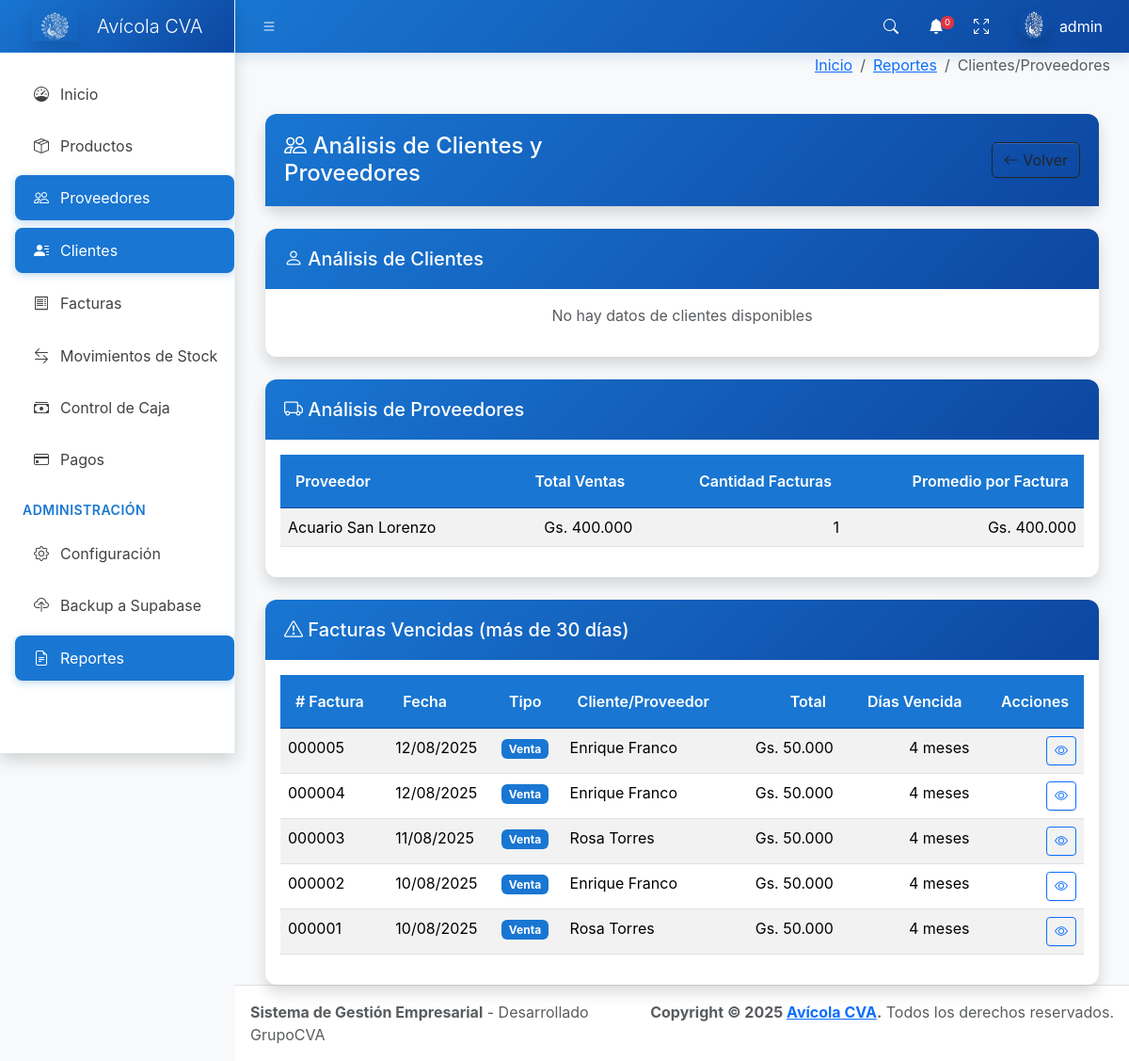
Before: /reportes/clientes-proveedores/ (signed in) with the older database file.
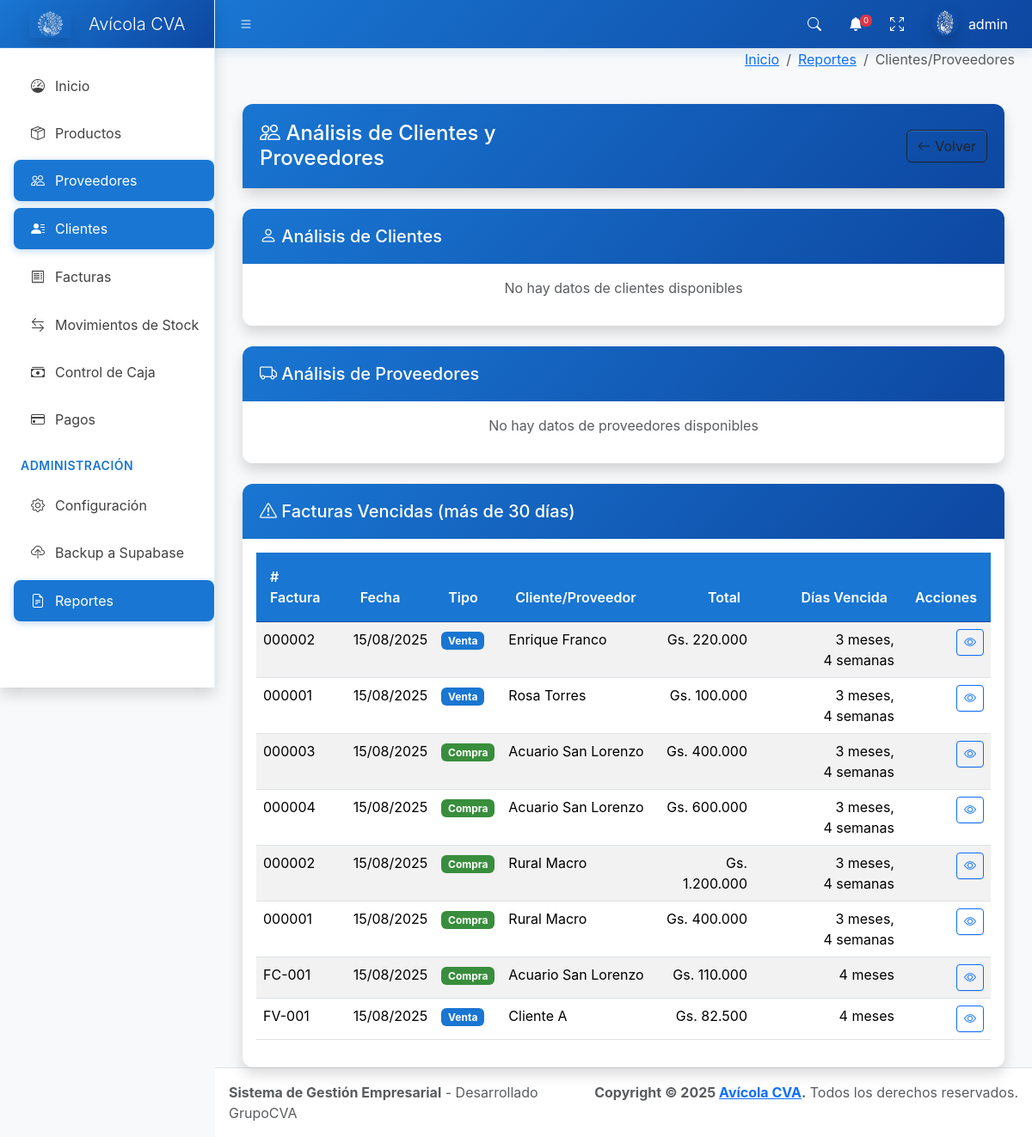
After: the same page with the newer database file.
### core/models.py (models this page shows, shortened)
class Proveedor(models.Model):
    nombre = models.CharField(max_length=200)
    ruc = models.CharField(max_length=20, unique=True)
    direccion = models.TextField()
    telefono = models.CharField(max_length=20)
    email = models.EmailField()
    saldo = models.IntegerField(default=0)
    activo = models.BooleanField(default=True)
    fecha_creacion = models.DateTimeField(auto_now_add=True)
    class Meta:
        verbose_name = 'Proveedor'
        verbose_name_plural = 'Proveedores'
        ordering = ['nombre']

class Factura(models.Model):
    TIPO_CHOICES = [
        ('compra', 'Compra'),
        ('venta', 'Venta'),
    ]
    ESTADO_CHOICES = [
        ('pendiente', 'Pendiente'),
        ('pagada', 'Pagada'),
        ('anulada', 'Anulada'),
    ]
    tipo = models.CharField(max_length=10, choices=TIPO_CHOICES, default='compra')
    numero = models.CharField(max_length=20)
    fecha = models.DateTimeField(default=timezone.now)
    proveedor = models.ForeignKey(Proveedor, on_delete=models.PROTECT, null=True, blank=True)
    cliente = models.ForeignKey(Cliente, on_delete=models.PROTECT, null=True, blank=True)
    subtotal = models.IntegerField()
    iva = models.IntegerField()
    total = models.IntegerField()
    estado = models.CharField(max_length=10, choices=ESTADO_CHOICES, default='pendiente')
    observacion = models.TextField(blank=True, null=True)
    fecha_creacion = models.DateTimeField(auto_now_add=True)
    usuario = models.ForeignKey(User, on_delete=models.PROTECT)
    class Meta:
        verbose_name = 'Factura'
        verbose_name_plural = 'Facturas'
        ordering = ['-fecha']
        unique_together = ['tipo', 'numero']

class Cliente(models.Model):
    nombre = models.CharField(max_length=200)
    ruc = models.CharField(max_length=20, unique=True)
    telefono = models.CharField(max_length=20)
    email = models.EmailField()
    saldo = models.IntegerField(default=0)
    activo = models.BooleanField(default=True)
    fecha_creacion = models.DateTimeField(auto_now_add=True)
    class Meta:
        verbose_name = 'Cliente'
        verbose_name_plural = 'Clientes'
        ordering = ['nombre']

### core/views.py (the view)
# urls.py: path('reportes/clientes-proveedores/', views.reporte_clientes_proveedores, name='reporte_clientes_proveedores'),
@login_required
def reporte_clientes_proveedores(request):
    clientes_analisis = Factura.objects.filter(
        tipo='venta',
        estado='pagada'
    ).values('cliente__nombre').annotate(
        total_compras=Sum('total'),
        cantidad_facturas=Count('id')
    ).order_by('-total_compras')
    proveedores_analisis = Factura.objects.filter(
        tipo='compra',
        estado='pagada'
    ).values('proveedor__nombre').annotate(
        total_ventas=Sum('total'),
        cantidad_facturas=Count('id')
    ).order_by('-total_ventas')
    facturas_vencidas = Factura.objects.filter(
        estado='pendiente',
        fecha__lt=datetime.now() - timedelta(days=30)
    ).select_related('cliente', 'proveedor')
    context = {
        'clientes_analisis': clientes_analisis,
        'proveedores_analisis': proveedores_analisis,
        'facturas_vencidas': facturas_vencidas,
        'titulo': 'Análisis de Clientes y Proveedores'
    }
    return render(request, 'reporte_clientes_proveedores.html', context)

### core/context_processors.py (called while the page is built)
def configuracion_global(request):
    if not request.user.is_authenticated:
        return {}
    try:
        tema_actual = ConfiguracionSistema.get_valor('tema_visual', 'azul')
        return {
            'configuracion_global': {
                'tema_visual': tema_actual
            },
            'tema_actual': tema_actual
        }
    except:
        return {
            'configuracion_global': {
                'tema_visual': 'azul'
            },
            'tema_actual': 'azul'
        }

### core/models.py (called while the page is built)
    @classmethod
    def get_valor(cls, clave, valor_por_defecto=None):
        try:
            config = cls.objects.get(clave=clave, activo=True)
            return config.valor
        except cls.DoesNotExist:
            return valor_por_defecto

### core/templatetags/custom_filters.py (called while the page is built)
@register.filter
def intcomma_dot(value):
    try:
        if value is None:
            return '0'
        num_str = str(int(value))
        result = ''
        for i, digit in enumerate(reversed(num_str)):
            if i > 0 and i % 3 == 0:
                result = '.' + result
            result = digit + result
        return result
    except (ValueError, TypeError):
        return str(value) if value is not None else '0'

### templates/reporte_clientes_proveedores.html (shortened to what the changed rows need)
{% extends 'base.html' %}
{% load humanize custom_filters %}
{% block content %}
<div class="container-fluid mt-4">
  <div class="row mb-4">
    <div class="col-12">
      <div class="card shadow">
        <div class="card-body">
          {% if proveedores_analisis %}
            <div class="table-responsive">
              <table class="table table-striped">
                <thead>
                  <tr>
                    <th>Proveedor</th>
                    <th class="text-end">Total Ventas</th>
                    <th class="text-end">Cantidad Facturas</th>
                    <th class="text-end">Promedio por Factura</th>
                  </tr>
                </thead>
                <tbody>
                  {% for proveedor in proveedores_analisis %}
                  <tr>
                    <td>{{ proveedor.proveedor__nombre }}</td>
                    <td class="text-end">Gs. {{ proveedor.total_ventas|floatformat:0|intcomma_dot }}</td>
                    <td class="text-end">{{ proveedor.cantidad_facturas }}</td>
                    <td class="text-end">Gs. {% if proveedor.cantidad_facturas > 0 %}{{ proveedor.total_ventas|floatformat:0|intcomma_dot }}{% else %}0{% endif %}</td>
                  </tr>
                  {% endfor %}
                </tbody>
              </table>
            </div>
          {% else %}
            <p class="text-muted text-center">No hay datos de proveedores disponibles</p>
          {% endif %}
        </div>
      </div>
    </div>
  </div>
  <div class="row">
    <div class="col-12">
      <div class="card shadow">
        <div class="card-body">
          {% if facturas_vencidas %}
            <div class="table-responsive">
              <table class="table table-striped">
                <thead>
                  <tr>
                    <th># Factura</th>
                    <th>Fecha</th>
                    <th>Tipo</th>
                    <th>Cliente/Proveedor</th>
                    <th class="text-end">Total</th>
                    <th class="text-end">Días Vencida</th>
                    <th class="text-end">Acciones</th>
                  </tr>
                </thead>
                <tbody>
                  {% for factura in facturas_vencidas %}
                  <tr>
                    <td>{{ factura.numero }}</td>
                    <td>{{ factura.fecha|date:'d/m/Y' }}</td>
                    <td>
                      {% if factura.tipo == 'venta' %}
                        <span class="badge bg-primary">Venta</span>
                      {% else %}
                        <span class="badge bg-success">Compra</span>
                      {% endif %}
                    </td>
                    <td>
                      {% if factura.tipo == 'venta' %}
                        {{ factura.cliente.nombre }}
                      {% else %}
                        {{ factura.proveedor.nombre }}
                      {% endif %}
                    </td>
                    <td class="text-end">Gs. {{ factura.total|floatformat:0|intcomma_dot }}</td>
                    <td class="text-end">{{ factura.fecha|timesince }}</td>
                    <td class="text-end">
                      <a href="{% url 'factura_ver' factura.pk %}" class="btn btn-sm btn-outline-primary">
                        <i class="bi bi-eye"></i>
                      </a>
                    </td>
                  </tr>
                  {% endfor %}
                </tbody>
              </table>
            </div>
          {% else %}
            <p class="text-muted text-center">No hay facturas vencidas</p>
          {% endif %}
        </div>
      </div>
    </div>
  </div>
</div>
{% endblock %}

Changed rows visible on the page:
removed Proveedor: proveedor__nombre "Acuario San Lorenzo", total_ventas "400.000", cantidad_facturas "1"
removed Factura: numero "000005", fecha "12/08/2025", tipo "Venta", cliente.nombre "Enrique Franco", total "50.000", fecha "4 meses"
removed Factura: numero "000004", fecha "12/08/2025", tipo "Venta", cliente.nombre "Enrique Franco", total "50.000", fecha "4 meses"
removed Factura: numero "000003", fecha "11/08/2025", tipo "Venta", cliente.nombre "Rosa Torres", total "50.000", fecha "4 meses"
removed Factura: numero "000002", fecha "10/08/2025", tipo "Venta", cliente.nombre "Enrique Franco", total "50.000", fecha "4 meses"
removed Factura: numero "000001", fecha "10/08/2025", tipo "Venta", cliente.nombre "Rosa Torres", total "50.000", fecha "4 meses"
added Factura: numero "000002", fecha "15/08/2025", tipo "Venta", cliente.nombre "Enrique Franco", total "220.000", fecha "3 meses, 4 semanas"
added Factura: numero "000001", fecha "15/08/2025", tipo "Venta", cliente.nombre "Rosa Torres", total "100.000", fecha "3 meses, 4 semanas"
added Factura: numero "000003", fecha "15/08/2025", tipo "Compra", proveedor.nombre "Acuario San Lorenzo", total "400.000", fecha "3 meses, 4 semanas"
added Factura: numero "000004", fecha "15/08/2025", tipo "Compra", proveedor.nombre "Acuario San Lorenzo", total "600.000", fecha "3 meses, 4 semanas"
added Factura: numero "000002", fecha "15/08/2025", tipo "Compra", proveedor.nombre "Rural Macro", total "1.200.000", fecha "3 meses, 4 semanas"
added Factura: numero "000001", fecha "15/08/2025", tipo "Compra", proveedor.nombre "Rural Macro", total "400.000", fecha "3 meses, 4 semanas"
added Factura: numero "FC-001", fecha "15/08/2025", tipo "Compra", proveedor.nombre "Acuario San Lorenzo", total "110.000", fecha "4 meses"
added Factura: numero "FV-001", fecha "15/08/2025", tipo "Venta", cliente.nombre "Cliente A", total "82.500", fecha "4 meses"
Other visible differences:
text no longer shown: "Proveedor Total Ventas Cantidad Facturas Promedio por Factura"
text now shown: "No hay datos de proveedores disponibles"
